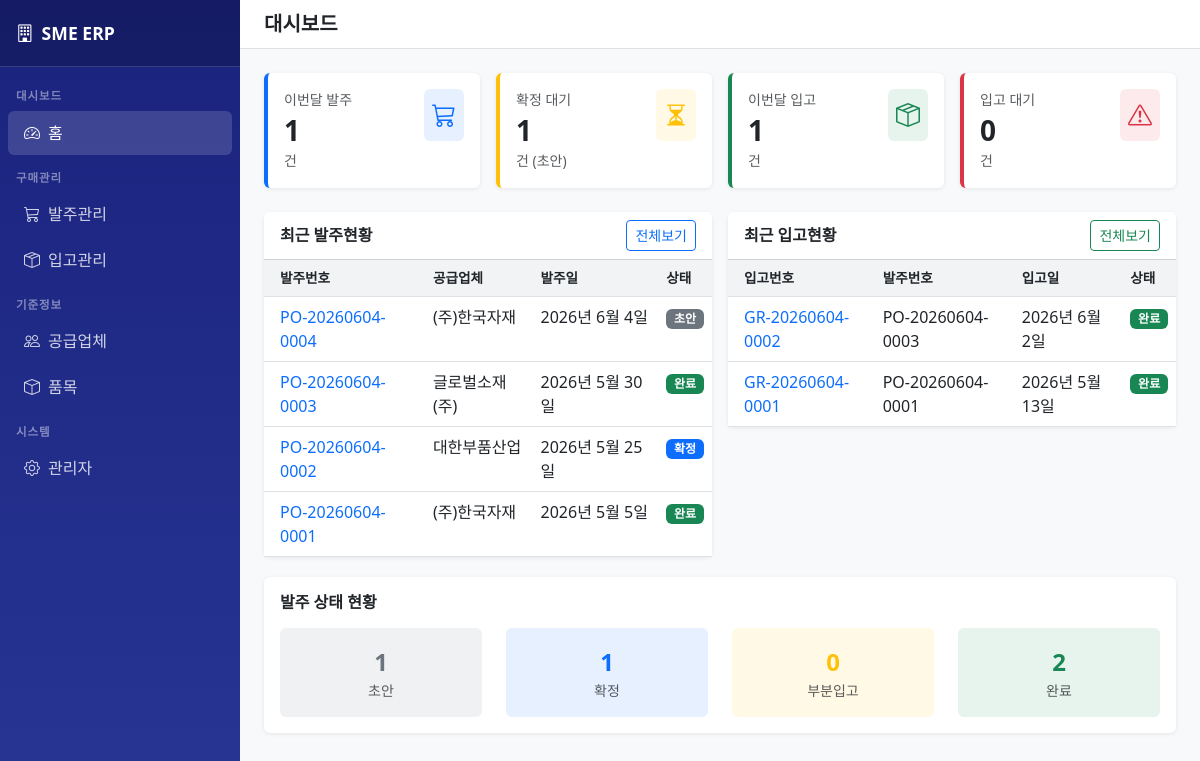
The page / on the database its author committed.
### purchase/models.py (models this page shows, shortened)
class PurchaseOrder(models.Model):
    STATUS_CHOICES = [
        ('DRAFT', '초안'),
        ('CONFIRMED', '확정'),
        ('PARTIAL', '부분입고'),
        ('COMPLETED', '완료'),
        ('CANCELLED', '취소'),
    ]
    order_no = models.CharField(max_length=30, unique=True, verbose_name='발주번호')
    supplier = models.ForeignKey(Supplier, on_delete=models.PROTECT, verbose_name='공급업체')
    order_date = models.DateField(verbose_name='발주일')
    expected_date = models.DateField(null=True, blank=True, verbose_name='납기예정일')
    status = models.CharField(max_length=20, choices=STATUS_CHOICES, default='DRAFT', verbose_name='상태')
    total_amount = models.DecimalField(max_digits=18, decimal_places=2, default=0, verbose_name='총금액')
    notes = models.TextField(blank=True, verbose_name='비고')
    created_by = models.ForeignKey(User, on_delete=models.SET_NULL, null=True, blank=True,
                                   related_name='purchase_orders', verbose_name='등록자')
    created_at = models.DateTimeField(auto_now_add=True, verbose_name='등록일시')
    updated_at = models.DateTimeField(auto_now=True, verbose_name='수정일시')
    class Meta:
        verbose_name = '발주'
        verbose_name_plural = '발주 목록'
        ordering = ['-created_at']

class GoodsReceipt(models.Model):
    STATUS_CHOICES = [
        ('PENDING', '대기'),
        ('COMPLETED', '완료'),
        ('CANCELLED', '취소'),
    ]
    receipt_no = models.CharField(max_length=30, unique=True, verbose_name='입고번호')
    purchase_order = models.ForeignKey(PurchaseOrder, on_delete=models.PROTECT,
                                       related_name='receipts', verbose_name='발주')
    receipt_date = models.DateField(verbose_name='입고일')
    warehouse = models.CharField(max_length=100, blank=True, verbose_name='창고')
    status = models.CharField(max_length=20, choices=STATUS_CHOICES, default='PENDING', verbose_name='상태')
    notes = models.TextField(blank=True, verbose_name='비고')
    created_by = models.ForeignKey(User, on_delete=models.SET_NULL, null=True, blank=True,
                                   related_name='goods_receipts', verbose_name='등록자')
    created_at = models.DateTimeField(auto_now_add=True, verbose_name='등록일시')
    class Meta:
        verbose_name = '입고'
        verbose_name_plural = '입고 목록'
        ordering = ['-created_at']

### common/models.py (models this page shows, shortened)
class Supplier(models.Model):
    code = models.CharField(max_length=20, unique=True, verbose_name='공급업체코드')
    name = models.CharField(max_length=100, verbose_name='공급업체명')
    business_no = models.CharField(max_length=20, blank=True, verbose_name='사업자번호')
    contact_person = models.CharField(max_length=50, blank=True, verbose_name='담당자')
    phone = models.CharField(max_length=20, blank=True, verbose_name='전화번호')
    email = models.EmailField(blank=True, verbose_name='이메일')
    address = models.TextField(blank=True, verbose_name='주소')
    is_active = models.BooleanField(default=True, verbose_name='사용여부')
    created_at = models.DateTimeField(auto_now_add=True, verbose_name='등록일시')
    class Meta:
        verbose_name = '공급업체'
        verbose_name_plural = '공급업체 목록'
        ordering = ['name']

### purchase/views.py (the view)
# urls.py: path("", pv.DashboardView.as_view(), name="dashboard"),
class DashboardView(View):
    def get(self, request):
        today = timezone.now().date()
        month_start = today.replace(day=1)
        order_stats = {
            'draft': PurchaseOrder.objects.filter(status='DRAFT').count(),
            'confirmed': PurchaseOrder.objects.filter(status='CONFIRMED').count(),
            'partial': PurchaseOrder.objects.filter(status='PARTIAL').count(),
            'completed': PurchaseOrder.objects.filter(status='COMPLETED').count(),
            'this_month': PurchaseOrder.objects.filter(order_date__gte=month_start).count(),
        }
        receipt_stats = {
            'this_month': GoodsReceipt.objects.filter(receipt_date__gte=month_start).count(),
            'pending': GoodsReceipt.objects.filter(status='PENDING').count(),
            'completed': GoodsReceipt.objects.filter(status='COMPLETED').count(),
        }
        recent_orders = PurchaseOrder.objects.select_related('supplier').order_by('-created_at')[:5]
        recent_receipts = GoodsReceipt.objects.select_related('purchase_order').order_by('-created_at')[:5]
        return render(request, 'dashboard.html', {
            'order_stats': order_stats,
            'receipt_stats': receipt_stats,
            'recent_orders': recent_orders,
            'recent_receipts': recent_receipts,
        })

### templates/dashboard.html (shortened to what this page needs)
{% extends 'base.html' %}
{% block page_title %}대시보드{% endblock %}
{% block content %}
<div class="row g-3 mb-4">
    <div class="col-md-3">
        <div class="card stat-card blue h-100">
            <div class="card-body">
                <div class="d-flex justify-content-between align-items-start">
                    <div>
                        <p class="text-muted small mb-1">이번달 발주</p>
                        <h3 class="fw-bold mb-0">{{ order_stats.this_month }}</h3>
                        <small class="text-muted">건</small>
                    </div>
                    <div class="bg-primary bg-opacity-10 rounded p-2">
                        <i class="bi bi-cart3 text-primary fs-4"></i>
                    </div>
                </div>
            </div>
        </div>
    </div>
    <div class="col-md-3">
        <div class="card stat-card yellow h-100">
            <div class="card-body">
                <div class="d-flex justify-content-between align-items-start">
                    <div>
                        <p class="text-muted small mb-1">확정 대기</p>
                        <h3 class="fw-bold mb-0">{{ order_stats.draft }}</h3>
                        <small class="text-muted">건 (초안)</small>
                    </div>
                    <div class="bg-warning bg-opacity-10 rounded p-2">
                        <i class="bi bi-hourglass-split text-warning fs-4"></i>
                    </div>
                </div>
            </div>
        </div>
    </div>
    <div class="col-md-3">
        <div class="card stat-card green h-100">
            <div class="card-body">
                <div class="d-flex justify-content-between align-items-start">
                    <div>
                        <p class="text-muted small mb-1">이번달 입고</p>
                        <h3 class="fw-bold mb-0">{{ receipt_stats.this_month }}</h3>
                        <small class="text-muted">건</small>
                    </div>
                    <div class="bg-success bg-opacity-10 rounded p-2">
                        <i class="bi bi-box-seam text-success fs-4"></i>
                    </div>
                </div>
            </div>
        </div>
    </div>
    <div class="col-md-3">
        <div class="card stat-card red h-100">
            <div class="card-body">
                <div class="d-flex justify-content-between align-items-start">
                    <div>
                        <p class="text-muted small mb-1">입고 대기</p>
                        <h3 class="fw-bold mb-0">{{ receipt_stats.pending }}</h3>
                        <small class="text-muted">건</small>
                    </div>
                    <div class="bg-danger bg-opacity-10 rounded p-2">
                        <i class="bi bi-exclamation-triangle text-danger fs-4"></i>
                    </div>
                </div>
            </div>
        </div>
    </div>
</div>
<div class="row g-3">
    <div class="col-md-6">
        <div class="card">
            <div class="card-header bg-white d-flex justify-content-between align-items-center">
                <h6 class="mb-0 fw-bold">최근 발주현황</h6>
                <a href="/purchase/orders/" class="btn btn-sm btn-outline-primary">전체보기</a>
            </div>
            <div class="card-body p-0">
                <div class="table-responsive">
                    <table class="table table-hover mb-0">
                        <thead>
                            <tr>
                                <th class="ps-3">발주번호</th>
                                <th>공급업체</th>
                                <th>발주일</th>
                                <th>상태</th>
                            </tr>
                        </thead>
                        <tbody>
                            {% for order in recent_orders %}
                            <tr>
                                <td class="ps-3">
                                    <a href="/purchase/orders/{{ order.pk }}/" class="text-decoration-none fw-medium">{{ order.order_no }}</a>
                                </td>
                                <td>{{ order.supplier.name }}</td>
                                <td>{{ order.order_date }}</td>
                                <td>
                                    <span class="badge badge-{{ order.status }}">{{ order.get_status_display }}</span>
                                </td>
                            </tr>
                            {% empty %}
                            <tr><td colspan="4" class="text-center text-muted py-3">발주 내역이 없습니다.</td></tr>
                            {% endfor %}
                        </tbody>
                    </table>
                </div>
            </div>
        </div>
    </div>
    <div class="col-md-6">
        <div class="card">
            <div class="card-header bg-white d-flex justify-content-between align-items-center">
                <h6 class="mb-0 fw-bold">최근 입고현황</h6>
                <a href="/purchase/receipts/" class="btn btn-sm btn-outline-success">전체보기</a>
            </div>
            <div class="card-body p-0">
                <div class="table-responsive">
                    <table class="table table-hover mb-0">
                        <thead>
                            <tr>
                                <th class="ps-3">입고번호</th>
                                <th>발주번호</th>
                                <th>입고일</th>
                                <th>상태</th>
                            </tr>
                        </thead>
                        <tbody>
                            {% for receipt in recent_receipts %}
                            <tr>
                                <td class="ps-3">
                                    <a href="/purchase/receipts/{{ receipt.pk }}/" class="text-decoration-none fw-medium">{{ receipt.receipt_no }}</a>
                                </td>
                                <td>{{ receipt.purchase_order.order_no }}</td>
                                <td>{{ receipt.receipt_date }}</td>
                                <td>
                                    <span class="badge badge-{{ receipt.status }}">{{ receipt.get_status_display }}</span>
                                </td>
                            </tr>
                            {% empty %}
                            <tr><td colspan="4" class="text-center text-muted py-3">입고 내역이 없습니다.</td></tr>
                            {% endfor %}
                        </tbody>
                    </table>
                </div>
            </div>
        </div>
    </div>
</div>
<div class="row g-3 mt-1">
    <div class="col-md-12">
        <div class="card">
            <div class="card-body">
                <h6 class="fw-bold mb-3">발주 상태 현황</h6>
                <div class="row text-center">
                    <div class="col">
                        <div class="p-3 rounded bg-secondary bg-opacity-10">
                            <div class="fs-4 fw-bold text-secondary">{{ order_stats.draft }}</div>
                            <div class="small text-muted">초안</div>
                        </div>
                    </div>
                    <div class="col">
                        <div class="p-3 rounded bg-primary bg-opacity-10">
                            <div class="fs-4 fw-bold text-primary">{{ order_stats.confirmed }}</div>
                            <div class="small text-muted">확정</div>
                        </div>
                    </div>
                    <div class="col">
                        <div class="p-3 rounded bg-warning bg-opacity-10">
                            <div class="fs-4 fw-bold text-warning">{{ order_stats.partial }}</div>
                            <div class="small text-muted">부분입고</div>
                        </div>
                    </div>
                    <div class="col">
                        <div class="p-3 rounded bg-success bg-opacity-10">
                            <div class="fs-4 fw-bold text-success">{{ order_stats.completed }}</div>
                            <div class="small text-muted">완료</div>
                        </div>
                    </div>
                </div>
            </div>
        </div>
    </div>
</div>
{% endblock %}

### templates/base.html (shortened to what this page needs)
<!DOCTYPE html>
<html lang="ko">
<head>
    <link href="https://cdn.jsdelivr.net/npm/bootstrap@5.3.0/dist/css/bootstrap.min.css" rel="stylesheet">
    <link href="https://cdn.jsdelivr.net/npm/bootstrap-icons@1.10.5/font/bootstrap-icons.css" rel="stylesheet">
</head>
<body>
<div class="sidebar">
    <div class="brand">
        <i class="bi bi-building me-2"></i>SME ERP
    </div>
    <nav class="pt-2">
        <div class="nav-section">대시보드</div>
        <a href="/" class="nav-link {% if request.path == '/' %}active{% endif %}">
            <i class="bi bi-speedometer2 me-2"></i>홈
        </a>
        <div class="nav-section">구매관리</div>
        <a href="/purchase/orders/" class="nav-link {% if '/purchase/orders' in request.path %}active{% endif %}">
            <i class="bi bi-cart3 me-2"></i>발주관리
        </a>
        <a href="/purchase/receipts/" class="nav-link {% if '/purchase/receipts' in request.path %}active{% endif %}">
            <i class="bi bi-box-seam me-2"></i>입고관리
        </a>
        <div class="nav-section">기준정보</div>
        <a href="/common/suppliers/" class="nav-link {% if '/common/suppliers' in request.path %}active{% endif %}">
            <i class="bi bi-people me-2"></i>공급업체
        </a>
        <a href="/common/items/" class="nav-link {% if '/common/items' in request.path %}active{% endif %}">
            <i class="bi bi-box me-2"></i>품목
        </a>
        <div class="nav-section">시스템</div>
        <a href="/admin/" class="nav-link">
            <i class="bi bi-gear me-2"></i>관리자
        </a>
    </nav>
</div>
<div class="main-content">
    <div class="topbar">
        <h5 class="mb-0 fw-bold">{% block page_title %}{% endblock %}</h5>
    </div>
    {% block content %}{% endblock %}
</div>
</body>
</html>

### templates/base.html (style rules this page uses)
body { background-color: #f8f9fa; }
.sidebar { min-height: 100vh; background: linear-gradient(180deg, #1a237e 0%, #283593 100%); color: #fff; width: 240px; position: fixed; top: 0; left: 0; z-index: 100; padding-top: 0; }
.sidebar .brand { padding: 20px 16px; font-size: 1.1rem; font-weight: 700; border-bottom: 1px solid rgba(255,255,255,0.15); background: rgba(0,0,0,0.2); }
.sidebar .nav-link { color: rgba(255,255,255,0.8); padding: 10px 16px; border-radius: 6px; margin: 2px 8px; transition: all 0.2s; }
.sidebar .nav-link:hover, .sidebar .nav-link.active { color: #fff; background: rgba(255,255,255,0.15); }
.sidebar .nav-section { padding: 12px 16px 4px; font-size: 0.72rem; text-transform: uppercase; letter-spacing: 0.08em; color: rgba(255,255,255,0.45); font-weight: 600; }
.main-content { margin-left: 240px; padding: 24px; min-height: 100vh; }
.topbar { background: #fff; border-bottom: 1px solid #dee2e6; padding: 12px 24px; margin: -24px -24px 24px; display: flex; align-items: center; justify-content: space-between; }
.card { border: none; box-shadow: 0 1px 4px rgba(0,0,0,0.08); }
.table th { background-color: #f1f3f5; font-weight: 600; font-size: 0.85rem; }
.badge-DRAFT { background-color: #6c757d !important; }
.badge-CONFIRMED { background-color: #0d6efd !important; }
.badge-COMPLETED { background-color: #198754 !important; }
.stat-card { border-left: 4px solid; }
.stat-card.blue { border-color: #0d6efd; }
.stat-card.green { border-color: #198754; }
.stat-card.yellow { border-color: #ffc107; }
.stat-card.red { border-color: #dc3545; }

### rows shown on the page
PurchaseOrder: order_no "PO-20260604-0004", supplier.name "(주)한국자재", order_date "2026년 6월 4일", status "초안"
PurchaseOrder: order_no "PO-20260604-0003", supplier.name "글로벌소재(주)", order_date "2026년 5월 30일", status "완료"
PurchaseOrder: order_no "PO-20260604-0002", supplier.name "대한부품산업", order_date "2026년 5월 25일", status "확정"
PurchaseOrder: order_no "PO-20260604-0001", supplier.name "(주)한국자재", order_date "2026년 5월 5일", status "완료"
GoodsReceipt: receipt_no "GR-20260604-0002", purchase_order.order_no "PO-20260604-0003", receipt_date "2026년 6월 2일", status "완료"
GoodsReceipt: receipt_no "GR-20260604-0001", purchase_order.order_no "PO-20260604-0001", receipt_date "2026년 5월 13일", status "완료"

### other values the page prints
{{ order_stats.this_month }} "1"
{{ order_stats.draft }} "1"
{{ receipt_stats.this_month }} "1"
{{ receipt_stats.pending }} "0"
{{ order_stats.confirmed }} "1"
{{ order_stats.partial }} "0"
{{ order_stats.completed }} "2"
